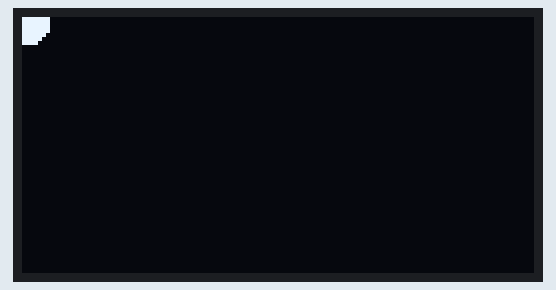
A sketch run on a simulated Arduino Uno, built with avr-gcc and run on an emulated ATmega328P. Parts: 128×64 one-colour display. Random numbers use the default seed unless the sketch sets one; what the sketch prints to the serial monitor is not drawn.

Above: at 2.24 s.
At 7.38 s:
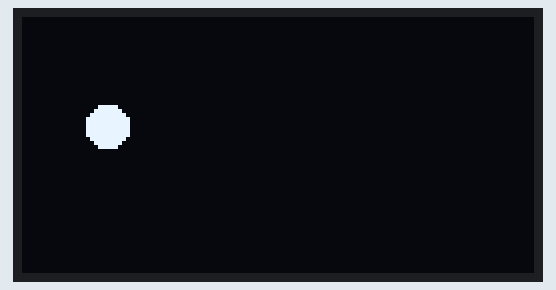
At 12.96 s:
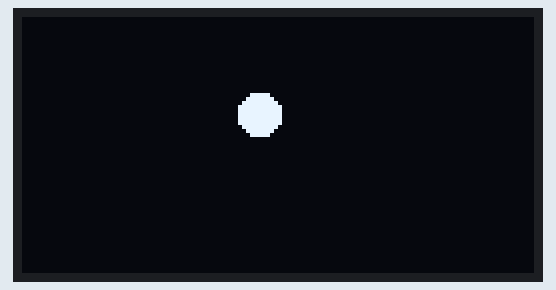
At 20.61 s:
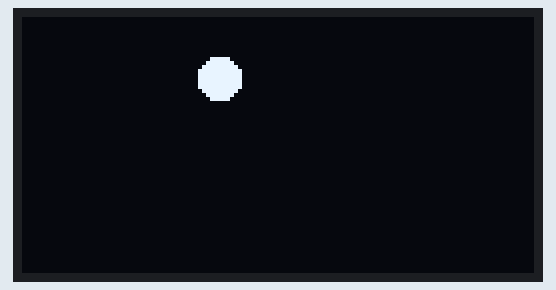
At 28.33 s:
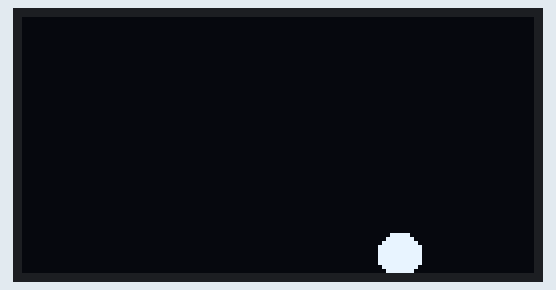
At 38.96 s:
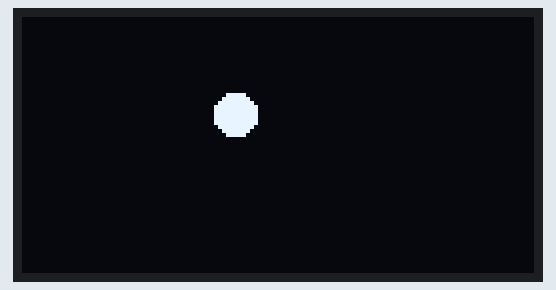

The sketch:

OLEDcount.ino
```cpp
#include <SPI.h>
#include <Wire.h>
#include <Adafruit_GFX.h>
#include <Adafruit_SSD1306.h>

#define SCREEN_WIDTH 128     // OLED display width, in pixels
#define SCREEN_HEIGHT 64     // OLED display height, in pixels
#define OLED_RESET -1        // Reset pin # (or -1 if sharing Arduino reset pin)
#define SCREEN_ADDRESS 0x3C  ///< See datasheet for Address; 0x3D for 128x64, 0x3C for 128x32
Adafruit_SSD1306 display(SCREEN_WIDTH, SCREEN_HEIGHT, &Wire, OLED_RESET);

const int minWValue = 5, maxWValue = 124;  // Giá trị nhỏ/lớn nhất trong phạm vi
const int minHValue = 5, maxHValue = 60;   // Giá trị nhỏ/lớn nhất trong phạm vi
int randomW, randomH, lastW, lastH;
void setup() {
  // put your setup code here, to run once:
  Serial.begin(9600);
  Wire.begin();
  randomSeed(analogRead(0));  // Khởi tạo randomSeed với giá trị đọc từ chân analog A0

  if (!display.begin(SSD1306_SWITCHCAPVCC, 0x3C)) {  // Address 0x3D for 128x64
    Serial.println(F("SSD1306 allocation failed"));
    for (;;)
      ;
  }
  delay(2000);
  display.clearDisplay();
  display.display();
}

void loop() {
  // put your main code here, to run repeatedly:
  readreadBurron();
}

void readreadBurron() {
  randomW = random(minWValue, maxWValue);
  randomH = random(minHValue, maxHValue);
  if ((randomW == 5 || randomW == 124)) {
    sulyrandW(randomW, randomH);
  } else if ((randomH == 5 || randomH == 59)) {
    sulyrandH(randomW, randomH);
  }
}

void sulyrandW(int ctX1, int ctY1) {
  if (lastW <= 5) {
    ctX1 = 123;
  } else if (lastW >= 123) {
    ctX1 = 5;
  }
  Bresenham(lastW, lastH, ctX1, ctY1);
  lastW = ctX1;
  lastH = ctY1;
  delay(100);
}

void sulyrandH(int ctX2, int ctY2) {
  if (lastH <= 5) {
    ctY2 = 59;
  } else if (lastH >= 59) {
    ctY2 = 5;
  }
  Bresenham(lastW, lastH, ctX2, ctY2);
  lastH = ctY2;
  lastW = ctX2;
}

// test đưuongf đi củavaatj thể
void showup(int x0, int y0) {
  display.clearDisplay();
  display.drawLine(lastW, lastH, x0, y0, WHITE);
  display.display();
}

//thuật toán bresenham
void Bresenham(int x0, int y0, int x1, int y1) {
  int dx = abs(x1 - x0);
  int dy = abs(y1 - y0);
  int sx = (x0 < x1) ? 1 : -1;
  int sy = (y0 < y1) ? 1 : -1;
  int err = dx - dy;

  while (x0 != x1 || y0 != y1) {
    int e2 = 2 * err;
    if (e2 > -dy) {
      err -= dy;
      x0 += sx;
    }
    if (e2 < dx) {
      err += dx;
      y0 += sy;
    }
    display.clearDisplay();
    Serial.println(x0, y0);
    display.fillCircle(x0, y0, 5, WHITE);
    // display.drawLine(lastW, lastH, x0, y0, WHITE);
    display.display();
  }
}
```
